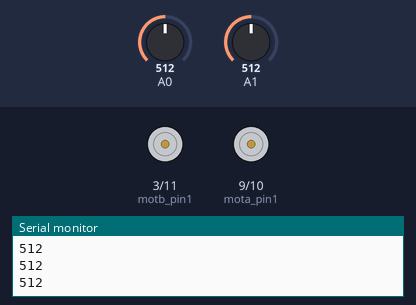
Simulated run of this sketch. Board: Arduino Uno, built with avr-gcc and run on an emulated ATmega328P. On the bench: motor-driver pin pairs drawn as motors (green arrow = first pin HIGH = forward, orange = second pin HIGH = backward, longer = more drive), the last lines printed to the serial monitor. Inputs (shaded band) come from the test bench; at power-on: A1 = 512, A0 = 512.

Above: at 1.2 s.
1.3 s: A1 set to 31
2.8 s: A1 set to 28
At 2.91 s:
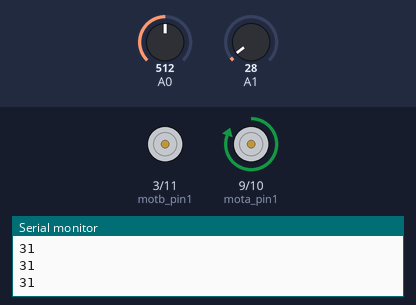
5.8 s: A0 set to 47
8.8 s: A0 set to 40
At 9.12 s:
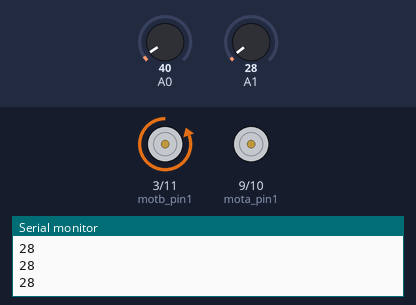
11.8 s: A0 set to 122
At 11.92 s:
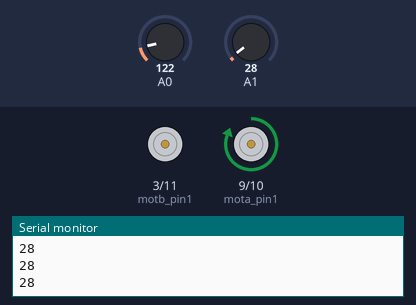
14.8 s: A0 set to 35
At 15.13 s:
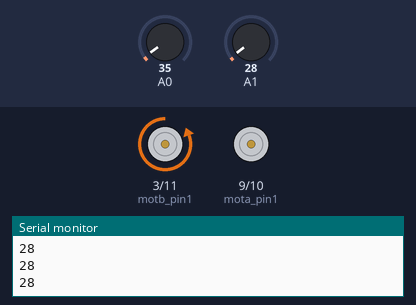
Timing chart, 0 to 18.8 s (numbered marks = the images above; inputs shaded):
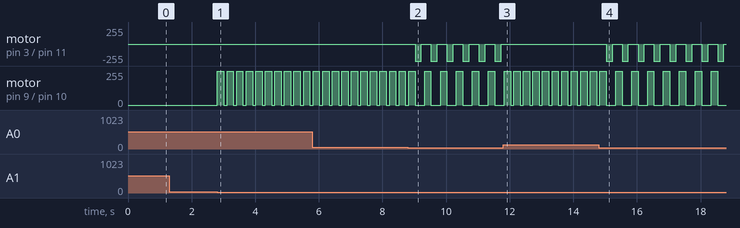

Measured:
- the behaviour switches between 30 and 29 on A1 (found by bisection; images 0 and 1)
- the behaviour switches between 45 and 44 on A0 (found by bisection; images 1 and 2)
- after the input at 2.8 s, motor on pin 9 (mota_pin1) / pin 10 (mota_pin2): alternates forward 255/255 for 0.20 s and stopped for 0.10 s, starting at once
- after the input at 8.8 s, motor on pin 3 (motb_pin1) / pin 11 (motb_pin2): alternates backward 255/255 for 0.20 s and stopped for 0.30 s, starting after 0.22 s; motor on pin 9 (mota_pin1) / pin 10 (mota_pin2): alternates forward 255/255 for 0.20 s and stopped for 0.30 s, starting after 0.52 s
- after the input at 11.8 s, motor on pin 3 (motb_pin1) / pin 11 (motb_pin2): stops changing and stays stopped; motor on pin 9 (mota_pin1) / pin 10 (mota_pin2): alternates forward 255/255 for 0.20 s and stopped for 0.10 s, starting after 0.33 s
- after the input at 14.8 s, motor on pin 3 (motb_pin1) / pin 11 (motb_pin2): alternates backward 255/255 for 0.20 s and stopped for 0.30 s, starting after 0.23 s; motor on pin 9 (mota_pin1) / pin 10 (mota_pin2): alternates forward 255/255 for 0.20 s and stopped for 0.30 s, starting after 0.53 s

The sketch:

s2e10_lightsensing2.ino
```cpp
/*
Challenge #1: Find out A0 levels using input pullup resistor
- super bright: 20
- light on : 42
- light off: 64
- full darkness: 260

Challenge #2: move car when light is on, stop when light is off

Challenge #3: Find out A1 levels using input pullup resistor
- super bright: 25
- light on : 28
- light off: 52
- full darkness: 175

Challenge #4: Push the car around left/right using a flash light

Challenge #5: Car goes straight all the time but when it sees light
on the left, it turns slightly to the left.
When it sees light on the right, it turns slightly to the right.

*/


int motb_pin1 = 3;
int motb_pin2 = 11;

int mota_pin1 = 9;
int mota_pin2 = 10;

int button_pin = 2;

int trig_pin = 4;
int echo_pin = 5;

void setup() {

  //-Control Motor B
  pinMode(motb_pin1,OUTPUT);
  pinMode(motb_pin2,OUTPUT);

  //-Control Motor A
  pinMode(mota_pin1,OUTPUT);
  pinMode(mota_pin2,OUTPUT);

  //- button
  pinMode(button_pin,INPUT_PULLUP);

  //-ultrasonic pin
  pinMode(trig_pin,OUTPUT);
  pinMode(echo_pin,INPUT);

  //- photoresistor pin
  pinMode(A0,INPUT_PULLUP);
  pinMode(A1,INPUT_PULLUP);

  Serial.begin(9600);

}

//-sends sound out and receives sound
//-returns the distance in centimeters
int ultrasonic() {

  long time;
  float distance;

  //-trigger a sound
  // send out trigger signal
  digitalWrite(trig_pin, LOW);
  delayMicroseconds(2);
  digitalWrite(trig_pin, HIGH);
  delayMicroseconds(20);
  digitalWrite(trig_pin, LOW);

  //- a sound has gone out!!
  //- wait for a sound to come back

  time = pulseIn(echo_pin, HIGH);

  //- calculate the distance in centimeters
  distance = 0.01715 * time;

  return distance;

}

//- turn 90 degrees
void turnRight() {

  //- motor b is stopped
  analogWrite(motb_pin1,0);
  analogWrite(motb_pin2,0);

  //- motor a moves forward
  analogWrite(mota_pin1,255);
  analogWrite(mota_pin2,0);

  delay(200);
  //delay(600);

  //- stop motor a
  analogWrite(mota_pin1,0);
  analogWrite(mota_pin2,0);

}

void tankTurn(int speeda, int speedb) {
  //- motor a moves ... backwards
  analogWrite(mota_pin1,0);
  analogWrite(mota_pin2,speeda);

  //- motor b moves forward
  analogWrite(motb_pin1,0);
  analogWrite(motb_pin2,speedb);

  delay(1650);

  //- stop both motors
  stop();

}

void turnAround(int speeda, int speedb) {

  //- motor a is stopped
  analogWrite(mota_pin1,0);
  analogWrite(mota_pin2,0);

  //- motor b moves forward
  analogWrite(motb_pin1,0);
  analogWrite(motb_pin2,speedb);

  delay(1650);

  //- stop motor b
  analogWrite(motb_pin1,0);
  analogWrite(motb_pin2,0);

}

void turnLeft() {

  //- motor a is stopped
  analogWrite(mota_pin1,0);
  analogWrite(mota_pin2,0);

  //- motor b moves forward
  analogWrite(motb_pin1,0);
  analogWrite(motb_pin2,255);

  delay(200);
  //delay(800);

  //- stop motor b
  analogWrite(motb_pin1,0);
  analogWrite(motb_pin2,0);

}

void stop() {
  //- motor a
  analogWrite(mota_pin1,255);
  analogWrite(mota_pin2,255);

  //- motor b
  analogWrite(motb_pin1,255);
  analogWrite(motb_pin2,255);
}


void moveToWall(int speeda, int speedb) {

  //- move forward!
  //- motor a
  analogWrite(mota_pin1,speeda);
  analogWrite(mota_pin2,0);

  //- motor b
  analogWrite(motb_pin1,0);
  analogWrite(motb_pin2,speedb);

  //-stop when you hit a wall!!

  int distance = ultrasonic();

  while (distance > 5) {
    //-do nothing except check distance
    distance = ultrasonic();
  }

  //-stop!!!
  stop();

}


void moveForward_no_distance(int speeda, int speedb) {
  //- motor a
  analogWrite(mota_pin1,speeda);
  analogWrite(mota_pin2,0);

  //- motor b
  analogWrite(motb_pin1,0);
  analogWrite(motb_pin2,speedb);
}


void moveForward(int speeda, int speedb, int inches) {

  int myDelay;

  //- motor a
  analogWrite(mota_pin1,speeda);
  analogWrite(mota_pin2,0);

  //- motor b
  analogWrite(motb_pin1,0);
  analogWrite(motb_pin2,speedb);

  //- move forward the distance in inches

  myDelay = inches*125;
  delay(myDelay);

  //- stop
  stop();

}

void moveBackward(int speeda, int speedb) {

  //- motor a
  analogWrite(mota_pin1,0);
  analogWrite(mota_pin2,speeda);

  //- motor b
  analogWrite(motb_pin1,speedb);
  analogWrite(motb_pin2,0);

}

void loop() {

  Serial.println(analogRead(A1));

  delay(100);

  //- if the A1 light is on, move the left wheel forward
  if (analogRead(A1) < 30) {
    //-move the left wheel forward
    turnRight();
  }
  else {
    //-stop the left wheel
  }

  //- if the A0 light is on, move the right wheel forward
  if (analogRead(A0) < 45) {
    turnLeft();
  }
  else {

  }


  /*
  //- if light is on
  if (analogRead(A0) < 45) {
    moveForward_no_distance(200,200);
  }
  //- if light is off
  else if (analogRead(A0) > 45) {
    stop();
  }
  */

 /*
  //- loop here as long as the button is NOT pressed
  while (digitalRead(button_pin)==HIGH) {
    //- do nothing
  }

  //- code jumps here once you press the button
  delay(1000);
  moveToWall(120,120);
  */
}
```
